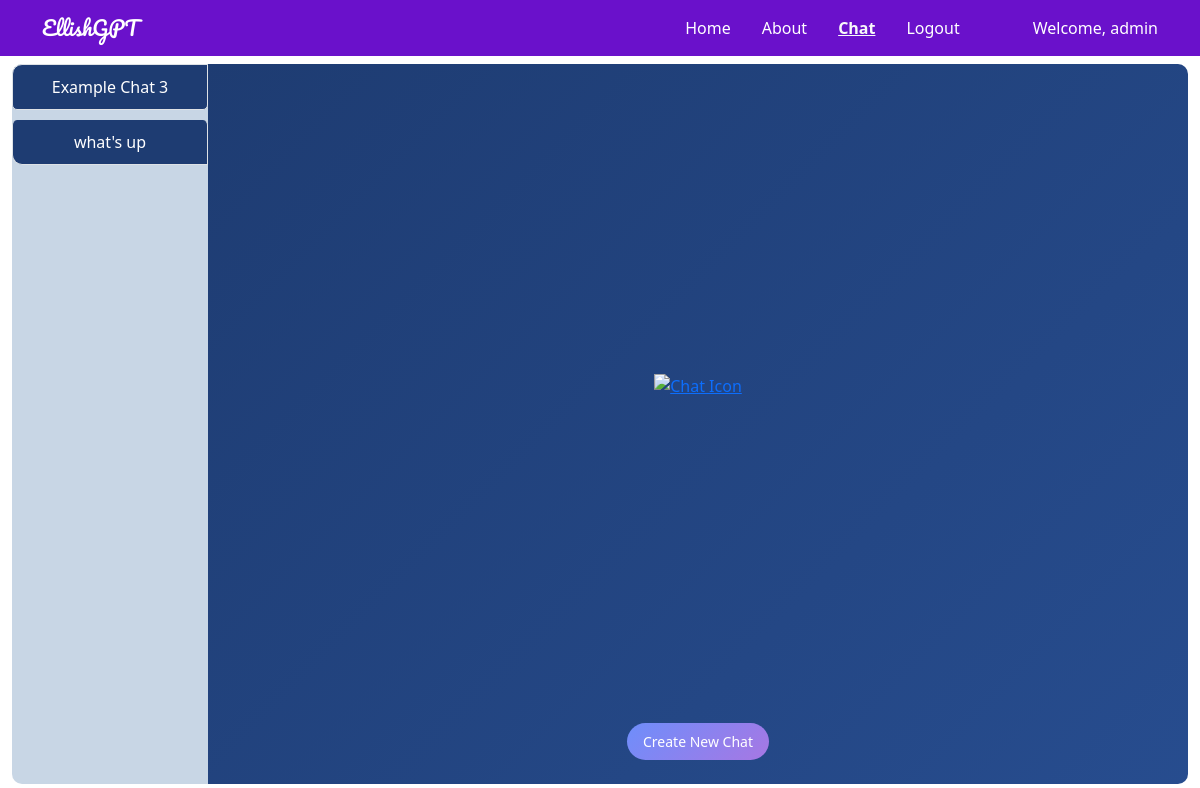
/chat (signed in), run on an earlier commit of the app's database.
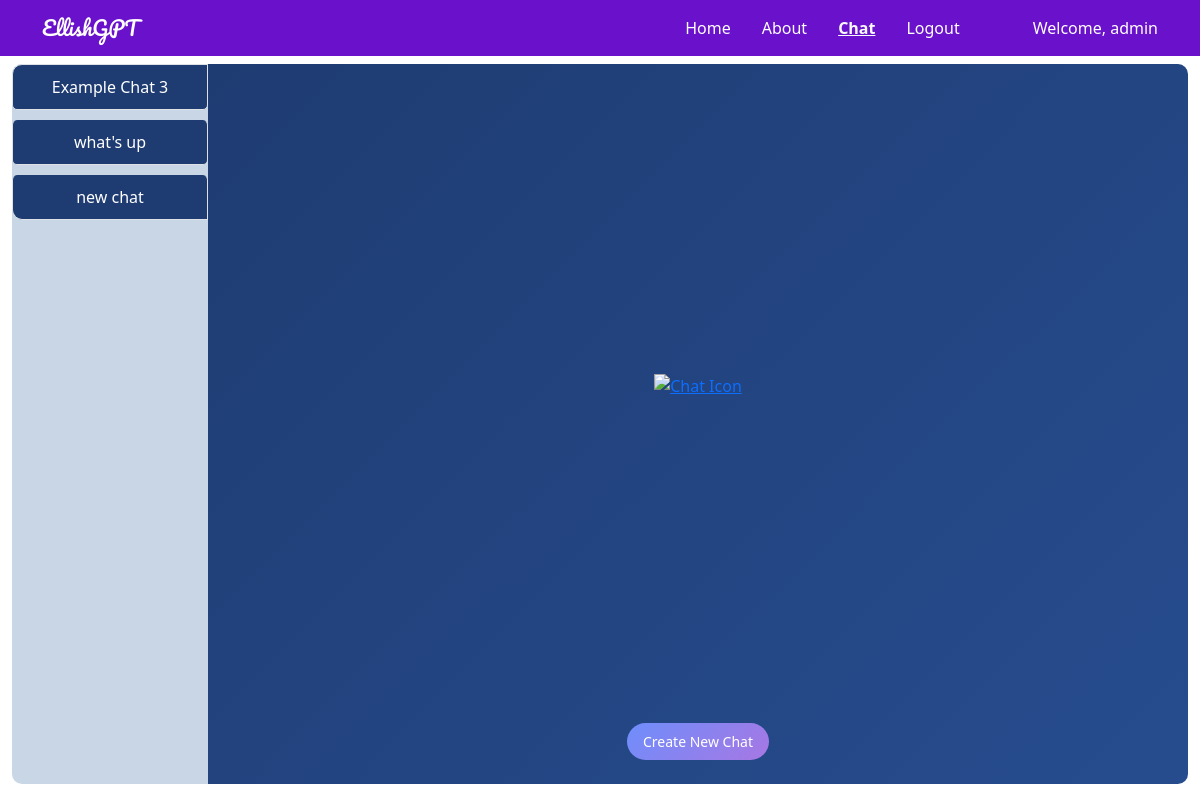
And on a later commit of the database.
### tables this page shows
CREATE TABLE chats (
        chat_id INTEGER PRIMARY KEY,
        user_id INTEGER,
        model_id INTEGER,
        title TEXT,
        chat TEXT,
        time DATETIME,
        model_name TEXT,
        FOREIGN KEY(user_id) REFERENCES users(userid),
        FOREIGN KEY(model_id) REFERENCES models(modelid)
    );

### genaiserver_wl_folder/flask_app.py (the view, shortened to what this page needs)
    @app.route("/chat", methods=['GET', 'POST'])
    @login_required
    def chat():
        db = get_db()
        username = session['username']
        cur = db.execute('SELECT userid FROM users WHERE username = ?', (username,))
        result = cur.fetchone()
        if result is None:
            flash("User not found.")
            return redirect(url_for('index'))
        user_id = result[0]
        cur = db.execute('SELECT modelid, modelname FROM models')
        models = [{'modelid': row[0], 'modelname': row[1]} for row in cur.fetchall()]
        cur2 = db.execute('SELECT * FROM chats WHERE user_id = ? ORDER BY time;', (user_id,))
        chats = [dict(time=row[5], chat=row[4], title=row[3], chat_id=row[0], model_name=row[6]) for row in cur2.fetchall()]
        if not chats:
            chats = []  # Ensure chats is an empty list if no chats are found
        return render_template("chat.html", app_data=app_data, chats=chats, models=models)

### templates/chat.html (shortened to what this page needs)
{% extends 'layout.html' %} {% block body %}
<div class="container-fluid">
    <div class="row" style="height: 90vh; overflow: hidden">
        <div class="col-md-2 d-flex align-items-stretch p-0">
            <div
                class="list-group sidebar d-flex flex-column justify-content-start w-100"
                style="height: 100%; border-radius: 10px 0 0 10px"
            >
                {% if chats %} {% for chat in chats %}
                <a
                    href="{{ url_for('open_chat', chat_id=chat.chat_id) }}"
                    class="list-group-item list-group-item-action sidebar-item"
                >
                    {{ chat.title }}
                </a>
                {% endfor %} {% else %}
                <p class="list-group-item">
                    No chats available. Start a new conversation!
                </p>
                {% endif %}
            </div>
        </div>
        <div
            class="col-md-10 d-flex flex-column justify-content-center align-items-center p-0"
            style="
                height: 100%;
                background: linear-gradient(
                    135deg,
                    #1e3c72,
                    #2a5298,
                    #72a0c1,
                    #a6dcef
                );
                background-size: 400% 400%;
                animation: gradient 15s ease infinite;
                border-radius: 0 10px 10px 0;
            "
        >
            <div
                class="d-flex flex-column justify-content-center align-items-center"
                style="flex-grow: 1; padding: 50px"
            >
                {% if chats %}
                <a href="{{ url_for('open_chat', chat_id=chats[0].chat_id) }}">
                    <img
                        src="https://i.ibb.co/bFyrMHf/416bc6e8-929e-46fe-84a5-4d2a881081c5-removebg-preview-removebg-preview.png"
                        alt="Chat Icon"
                        border="0"
                        class="img-fluid responsive-img"
                    />
                </a>
                {% endif %}
            </div>
            <div class="mb-4 d-flex justify-content-center w-100">
                <button
                    class="btn btn-md btn-gradient mt-3 responsive-btn"
                    onclick="promptNewChat()"
                >
                    Create New Chat
                </button>
            </div>
        </div>
    </div>
</div>
{% endblock %}

What changed in the data, as far as the page shows it:
added chats: title "new chat"
